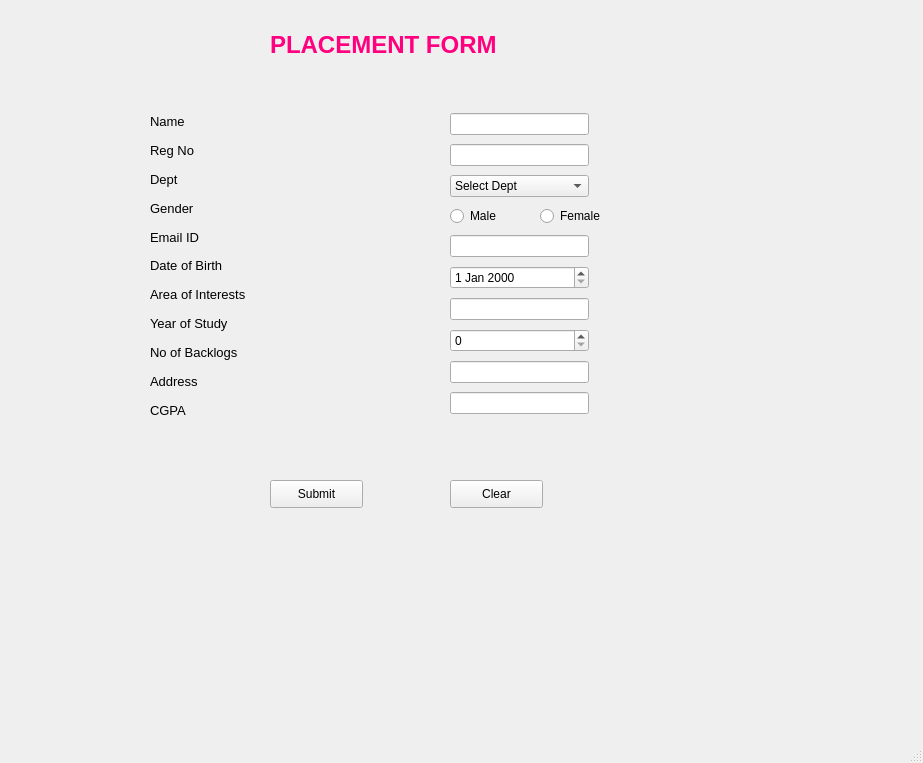
<?xml version="1.0" encoding="UTF-8"?>
<ui version="4.0">
 <class>MainWindow</class>
 <widget class="QMainWindow" name="MainWindow">
  <property name="geometry">
   <rect>
    <x>0</x>
    <y>0</y>
    <width>923</width>
    <height>763</height>
   </rect>
  </property>
  <property name="windowTitle">
   <string>MainWindow</string>
  </property>
  <widget class="QWidget" name="centralwidget">
   <widget class="QLabel" name="label_2">
    <property name="geometry">
     <rect>
      <x>270</x>
      <y>20</y>
      <width>311</width>
      <height>51</height>
     </rect>
    </property>
    <property name="text">
     <string>&lt;html&gt;&lt;head/&gt;&lt;body&gt;&lt;h1 style=&quot; margin-top:18px; margin-bottom:12px; margin-left:0px; margin-right:0px; -qt-block-indent:0; text-indent:0px;&quot;&gt;&lt;span style=&quot; font-size:xx-large; font-weight:600; color:#ff007f;&quot;&gt;PLACEMENT FORM&lt;/span&gt;&lt;/h1&gt;&lt;/body&gt;&lt;/html&gt;</string>
    </property>
   </widget>
   <widget class="QWidget" name="layoutWidget">
    <property name="geometry">
     <rect>
      <x>450</x>
      <y>110</y>
      <width>139</width>
      <height>310</height>
     </rect>
    </property>
    <layout class="QVBoxLayout" name="verticalLayout_2">
     <item>
      <widget class="QLineEdit" name="lineEdit"/>
     </item>
     <item>
      <widget class="QLineEdit" name="lineEdit_2"/>
     </item>
     <item>
      <widget class="QComboBox" name="comboBox">
       <item>
        <property name="text">
         <string>Select Dept</string>
        </property>
       </item>
       <item>
        <property name="text">
         <string>IT</string>
        </property>
       </item>
       <item>
        <property name="text">
         <string>CSE</string>
        </property>
       </item>
       <item>
        <property name="text">
         <string>ECE</string>
        </property>
       </item>
       <item>
        <property name="text">
         <string>EEE</string>
        </property>
       </item>
       <item>
        <property name="text">
         <string>MECH</string>
        </property>
       </item>
       <item>
        <property name="text">
         <string>CIVIL</string>
        </property>
       </item>
      </widget>
     </item>
     <item>
      <widget class="QRadioButton" name="radioButton">
       <property name="text">
        <string>Male</string>
       </property>
      </widget>
     </item>
     <item>
      <widget class="QLineEdit" name="lineEdit_3"/>
     </item>
     <item>
      <widget class="QDateEdit" name="dateEdit"/>
     </item>
     <item>
      <widget class="QLineEdit" name="lineEdit_5"/>
     </item>
     <item>
      <widget class="QSpinBox" name="spinBox"/>
     </item>
     <item>
      <widget class="QLineEdit" name="lineEdit_4"/>
     </item>
     <item>
      <widget class="QLineEdit" name="lineEdit_6"/>
     </item>
    </layout>
   </widget>
   <widget class="QWidget" name="layoutWidget">
    <property name="geometry">
     <rect>
      <x>150</x>
      <y>110</y>
      <width>246</width>
      <height>312</height>
     </rect>
    </property>
    <layout class="QHBoxLayout" name="horizontalLayout">
     <item>
      <layout class="QVBoxLayout" name="verticalLayout">
       <item>
        <widget class="QLabel" name="label">
         <property name="text">
          <string>&lt;html&gt;&lt;head/&gt;&lt;body&gt;&lt;p&gt;&lt;span style=&quot; font-size:10pt;&quot;&gt;Name&lt;/span&gt;&lt;/p&gt;&lt;/body&gt;&lt;/html&gt;</string>
         </property>
        </widget>
       </item>
       <item>
        <widget class="QLabel" name="label_3">
         <property name="text">
          <string>&lt;html&gt;&lt;head/&gt;&lt;body&gt;&lt;p&gt;&lt;span style=&quot; font-size:10pt;&quot;&gt;Reg No&lt;/span&gt;&lt;/p&gt;&lt;/body&gt;&lt;/html&gt;</string>
         </property>
        </widget>
       </item>
       <item>
        <widget class="QLabel" name="label_4">
         <property name="text">
          <string>&lt;html&gt;&lt;head/&gt;&lt;body&gt;&lt;p&gt;&lt;span style=&quot; font-size:10pt;&quot;&gt;Dept&lt;/span&gt;&lt;/p&gt;&lt;/body&gt;&lt;/html&gt;</string>
         </property>
        </widget>
       </item>
       <item>
        <widget class="QLabel" name="label_5">
         <property name="text">
          <string>&lt;html&gt;&lt;head/&gt;&lt;body&gt;&lt;p&gt;&lt;span style=&quot; font-size:10pt;&quot;&gt;Gender&lt;/span&gt;&lt;/p&gt;&lt;/body&gt;&lt;/html&gt;</string>
         </property>
        </widget>
       </item>
       <item>
        <widget class="QLabel" name="label_7">
         <property name="text">
          <string>&lt;html&gt;&lt;head/&gt;&lt;body&gt;&lt;p&gt;&lt;span style=&quot; font-size:10pt;&quot;&gt;Email ID&lt;/span&gt;&lt;/p&gt;&lt;/body&gt;&lt;/html&gt;</string>
         </property>
        </widget>
       </item>
       <item>
        <widget class="QLabel" name="label_6">
         <property name="text">
          <string>&lt;html&gt;&lt;head/&gt;&lt;body&gt;&lt;p&gt;&lt;span style=&quot; font-size:10pt;&quot;&gt;Date of Birth&lt;/span&gt;&lt;/p&gt;&lt;/body&gt;&lt;/html&gt;</string>
         </property>
        </widget>
       </item>
       <item>
        <widget class="QLabel" name="label_8">
         <property name="text">
          <string>&lt;html&gt;&lt;head/&gt;&lt;body&gt;&lt;p&gt;&lt;span style=&quot; font-size:10pt;&quot;&gt;Area of Interests&lt;/span&gt;&lt;/p&gt;&lt;/body&gt;&lt;/html&gt;</string>
         </property>
        </widget>
       </item>
       <item>
        <widget class="QLabel" name="label_9">
         <property name="text">
          <string>&lt;html&gt;&lt;head/&gt;&lt;body&gt;&lt;p&gt;&lt;span style=&quot; font-size:10pt;&quot;&gt;Year of Study&lt;/span&gt;&lt;/p&gt;&lt;/body&gt;&lt;/html&gt;</string>
         </property>
        </widget>
       </item>
       <item>
        <widget class="QLabel" name="label_10">
         <property name="text">
          <string>&lt;html&gt;&lt;head/&gt;&lt;body&gt;&lt;p&gt;&lt;span style=&quot; font-size:10pt;&quot;&gt;No of Backlogs&lt;/span&gt;&lt;/p&gt;&lt;/body&gt;&lt;/html&gt;</string>
         </property>
        </widget>
       </item>
       <item>
        <widget class="QLabel" name="label_12">
         <property name="text">
          <string>&lt;html&gt;&lt;head/&gt;&lt;body&gt;&lt;p&gt;&lt;span style=&quot; font-size:10pt;&quot;&gt;Address&lt;/span&gt;&lt;/p&gt;&lt;/body&gt;&lt;/html&gt;</string>
         </property>
        </widget>
       </item>
       <item>
        <widget class="QLabel" name="label_11">
         <property name="text">
          <string>&lt;html&gt;&lt;head/&gt;&lt;body&gt;&lt;p&gt;&lt;span style=&quot; font-size:10pt;&quot;&gt;CGPA&lt;/span&gt;&lt;/p&gt;&lt;/body&gt;&lt;/html&gt;</string>
         </property>
        </widget>
       </item>
      </layout>
     </item>
    </layout>
   </widget>
   <widget class="QPushButton" name="pushButton">
    <property name="geometry">
     <rect>
      <x>270</x>
      <y>480</y>
      <width>93</width>
      <height>28</height>
     </rect>
    </property>
    <property name="text">
     <string>Submit</string>
    </property>
   </widget>
   <widget class="QPushButton" name="pushButton_2">
    <property name="geometry">
     <rect>
      <x>450</x>
      <y>480</y>
      <width>93</width>
      <height>28</height>
     </rect>
    </property>
    <property name="text">
     <string>Clear</string>
    </property>
   </widget>
   <widget class="QRadioButton" name="radioButton_2">
    <property name="geometry">
     <rect>
      <x>540</x>
      <y>206</y>
      <width>81</width>
      <height>20</height>
     </rect>
    </property>
    <property name="text">
     <string>Female</string>
    </property>
   </widget>
  </widget>
  <widget class="QMenuBar" name="menubar">
   <property name="geometry">
    <rect>
     <x>0</x>
     <y>0</y>
     <width>923</width>
     <height>21</height>
    </rect>
   </property>
  </widget>
  <widget class="QStatusBar" name="statusbar"/>
 </widget>
 <resources/>
 <connections/>
</ui>
